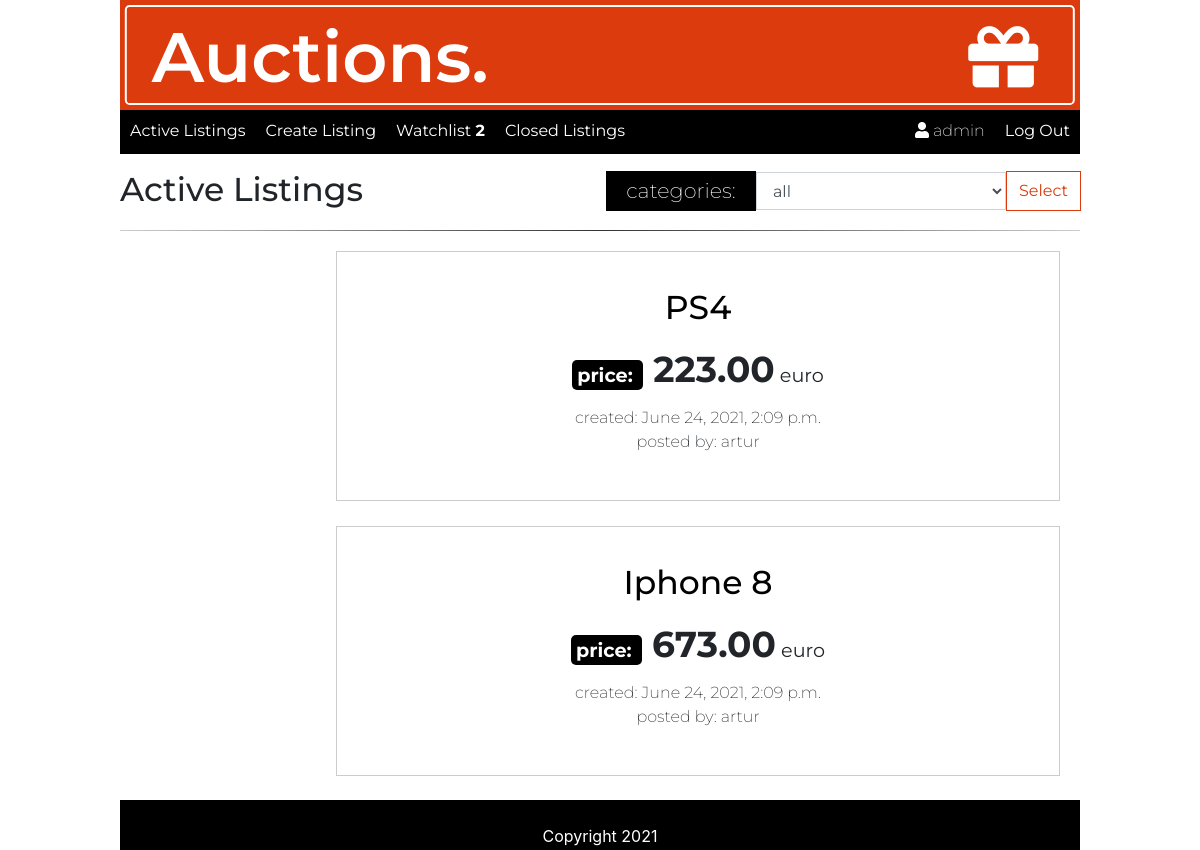
Before: /closedAuctions (signed in) with the older database file.
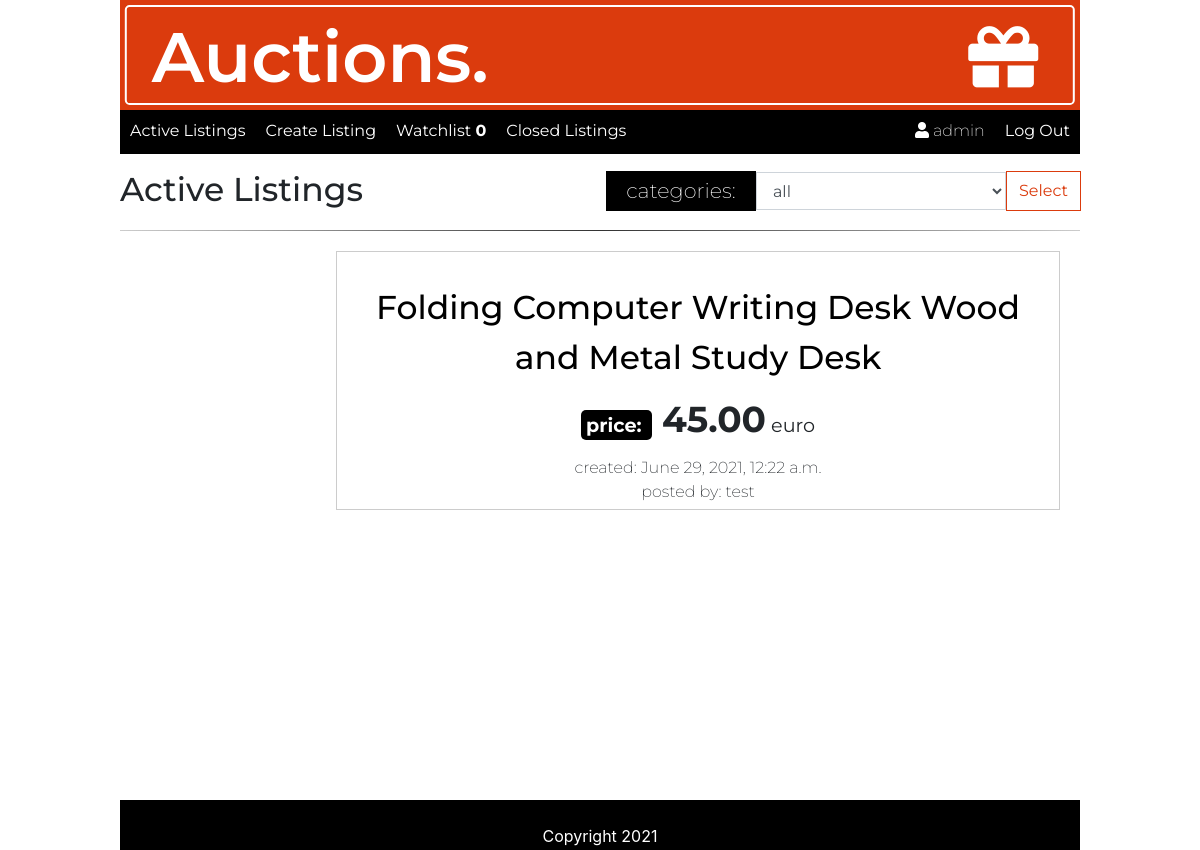
After: the same page with the newer database file.
### auctions/models.py (models this page shows, shortened)
class Auction_listings(models.Model):
    image_url = models.CharField(max_length=1000)
    title = models.CharField(max_length=128)
    description = models.TextField(max_length=1000)
    category = models.ForeignKey(Category, on_delete=models.CASCADE)
    price = models.DecimalField(decimal_places=2, max_digits=1000)
    created = models.DateTimeField(default=timezone.now, blank=True)
    author = models.ForeignKey(
        settings.AUTH_USER_MODEL, on_delete=models.CASCADE)
    active = models.BooleanField(default=True)

class User(AbstractUser):
    pass

### auctions/views.py (the view)
# urls.py: path("closedAuctions", views.closed_auctions, name="closed_auctions")
@login_required
def closed_auctions(request):
    auctions = Auction_listings.objects.filter(active=False)
    category = Category.objects.all()
    if auctions:
        if request.method == "POST":
            choices = request.POST.get('choice')
            if choices == '1':
                return render(request, "auctions/index.html", {
                    "auctions": auctions,
                    "categories": category,
                    'choiceId': int(choices)
                })
            if choices != '1':
                auctions = Auction_listings.objects.filter(
                    category=choices, active=False)
                return render(request, "auctions/index.html", {
                    "auctions": auctions,
                    "categories": category,
                    'choiceId': int(choices)
                })
    return render(request, "auctions/closed_auctions.html", {
        "auctions": auctions,
        "categories": category,
    })

### auctions/context_processors.py (called while the page is built)
def watchlist_all(request):
    user = request.user.is_authenticated
    if user:
        watchlist = Watchlist.objects.filter(author=request.user)
        return {'watchlist_all': watchlist}
    else:
        auctions = Auction_listings.objects.filter(active=True)
        return {'auctions': auctions}

### auctions/models.py (called while the page is built)
    def __str__(self):
        return self.name

### auctions/templates/auctions/closed_auctions.html (shortened to what this page needs)
{% extends "auctions/layout.html" %}
{% block body %}
<div class="form-group form-flex">
    <div>
        <h2 class="listingsTitle">Active Listings</h2>
    </div>
    <div id="form">
        <div class="input-group mb-2">
            <div class="form-style">
                <form action="" method="POST" class="form">
                    <label for="choice" class="labelItem" id="categories">categories:</label>
                    <select name="choice" class="form-control" id="select-control">
                        {% for category in categories %}
                        <option value="{{category.id}}" {% ifequal category.id choiceId %} selected {% endifequal %}>
                            {{category}}
                        </option>
                        {% endfor %}
                    </select>
            </div>
            <div class="input-group-prepend">
                <button type="submit" value="choice" class="btn btn-outline-info">Select</button>
            </div>
        </div>
    </div>
</div>
<hr>
<div class="container-fluid">
    {% for auction in auctions %}
    <div class="itemListing">
        <div class="imgItem">
        </div>
        <div class="detailsItem">
            <a href="{% url 'item' auction_id=auction.id %}">
                <h2>{{auction.title}}</h2>
            </a>
            <p><strong>price: </strong> <span>{{auction.price}}</span> euro</p>
            <span>created: {{auction.created}}</span>
            <br>
            <span>posted by: {{auction.author}}</span>
        </div>
    </div>
    {% empty %}
    <p>No auctions in this category</p>
    {% endfor %}
</div>
{% endblock %}

### auctions/templates/auctions/layout.html (shortened to what this page needs)
{% load static %}
<!DOCTYPE html>
<html lang="en">
<head>
    <link rel="stylesheet" href="https://stackpath.bootstrapcdn.com/bootstrap/4.4.1/css/bootstrap.min.css"
>
    <link rel="stylesheet" href="https://cdnjs.cloudflare.com/ajax/libs/font-awesome/5.15.3/css/all.min.css"
 />
    <link href="{% static 'auctions/styles.css' %}" rel="stylesheet">
</head>
<body>
    <div class="containerMain">
        <div class="logo">
            <div>
                <h1 class="logoText">Auctions. <i class="fas fa-gift"></i></h1>
            </div>
        </div>
        <nav>
            <ul class="nav nav-left">
                <li class="nav-item">
                    <a class="nav-link" href="{% url 'index' %}">Active Listings</a>
                </li>
                {% if user.is_authenticated %}
                <li class="nav-item">
                    <a href="{% url 'create' %}" class="nav-link">Create Listing</a>
                </li>
                <li class="nav-item">
                    <a href="{% url 'watchlist' %}" class="nav-link">Watchlist
                        <strong>{{watchlist_all|length}}</strong></a>
                </li>
                <li class="nav-item">
                    <a href="{% url 'closed_auctions' %}" class="nav-link">Closed Listings</a>
                </li>
                {%endif%}
            </ul>
            <ul class="nav nav-right">
                {% if user.is_authenticated %}
                <li class="nav-item user">
                    <i class="fas fa-user"></i>
                    {{ user.username }}
                </li>
                <li class="nav-item">
                    <a class="nav-link" href="{% url 'logout' %}">Log Out</a>
                </li>
                {% endif %}
            </ul>
        </nav>
        {% block body %}
        {% endblock %}
    </div>
    <footer class="page-footer font-small blue pt-4">Copyright 2021</footer>
</body>
</html>

Changed rows visible on the page:
removed Auction_listings: title "PS4", price "223.00", created "June 24, 2021, 2:09 p.m.", author "artur"
removed Auction_listings: title "Iphone 8", price "673.00", created "June 24, 2021, 2:09 p.m.", author "artur"
added Auction_listings: title "Folding Computer Writing Desk Wood and Metal Study Desk", price "45.00", created "June 29, 2021, 12:22 a.m.", author "test"
Other visible differences:
{{ watchlist_all|length }}: "2" → "0"
